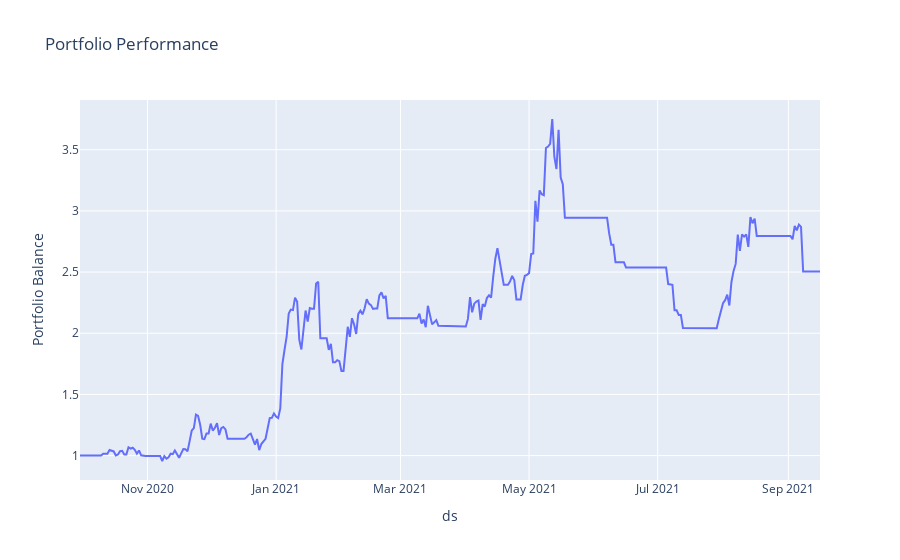

Notebook code for this chart:
### Code cell
# Visualizing results
px.line(performance,
        x=performance.index,
        y=performance,
        title='Portfolio Performance',
        labels={"y": "Portfolio Balance"})

### Figure 1 — Plotly figure (JSON) as saved in the notebook; plotly's stock layout.template omitted (floating-point values rounded to 4 significant figures; data arrays with more than 128 entries replaced by an {"elided": "..."} marker saying what was removed)
{"data": [{"hovertemplate": "ds=%{x}<br>Portfolio Balance=%{y}<extra></extra>", "legendgroup": "", "line": {"color": "#636efa", "dash": "solid"}, "mode": "lines", "name": "", "orientation": "v", "showlegend": false, "type": "scatter", "x": {"elided": "352 str values"}, "xaxis": "x", "y": {"elided": "352 float values"}, "yaxis": "y"}], "layout": {"autosize": true, "legend": {"tracegroupgap": 0}, "title": {"text": "Portfolio Performance"}, "xaxis": {"anchor": "y", "autorange": true, "domain": [0, 1], "range": ["2020-09-30", "2021-09-16"], "title": {"text": "ds"}, "type": "date"}, "yaxis": {"anchor": "x", "autorange": true, "domain": [0, 1], "range": [0.8008, 3.906], "title": {"text": "Portfolio Balance"}, "type": "linear"}}}
